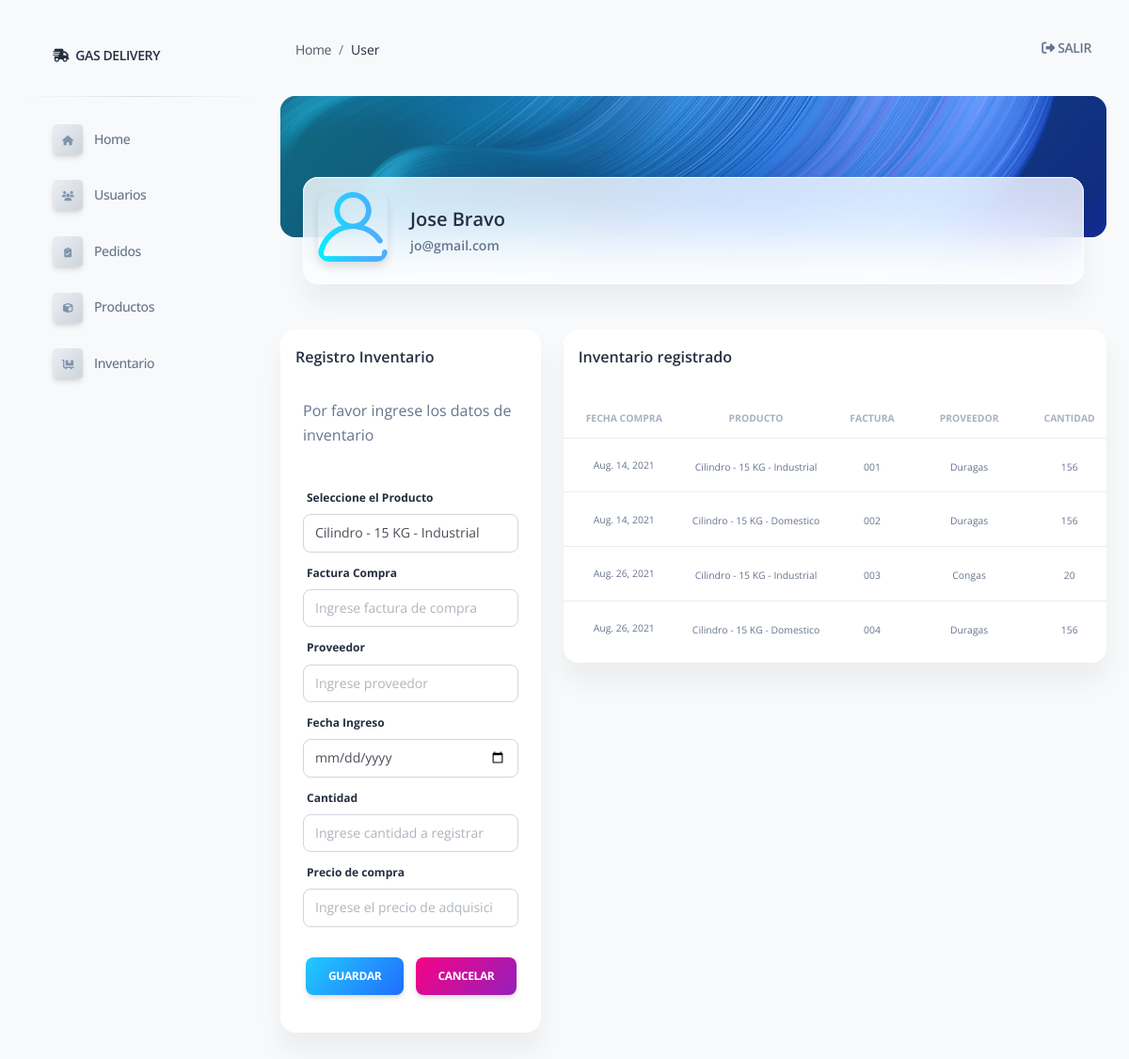
The page /user/gestion_bodega (signed in) on the database its author committed.
### gasbravo/models.py (models this page shows)
class User (models.Model):
    first_name = models.CharField(max_length=50)
    last_name = models.CharField(max_length=55)
    email = models.CharField(max_length=55)
    password = models.CharField(max_length=55)
    user_rol = models.ForeignKey(Rol, related_name="user_rol", on_delete=models.CASCADE)
    created_at = models.DateField(auto_now_add=True)
    updated_at = models.DateField(auto_now=True)
    objects = UserManager()

class Bodega (models.Model):
    prod_bod = models.ForeignKey(Producto, related_name="prod_bod", on_delete=models.CASCADE)
    factura = models.CharField(max_length=15)
    fecha_ingr = models.DateField(null=True)
    cantidad = models.IntegerField(default=0)
    precio_compra = models.DecimalField(max_digits=5, decimal_places=2, default=0.00, null=True)
    proveedor = models.CharField(max_length=250, null= True)
    created_at = models.DateField(auto_now_add=True)
    updated_at = models.DateField(auto_now=True)
    objects = BodegaManager()

class Producto (models.Model):
    nombre_prod = models.CharField(max_length=30)
    peso = models.CharField(max_length=2)
    tipo = models.CharField(max_length=25)
    color = models.CharField(max_length=25, null=True)
    precio_venta = models.DecimalField(
        max_digits=5, decimal_places=2, default=0.00, null=True)
    cantidad_stock = models.IntegerField(default=0)
    estado = models.BooleanField(default=True)
    created_at = models.DateField(auto_now_add=True)
    updated_at = models.DateField(auto_now=True)
    objects = ProductoManager()

### gasbravo/views.py (the view)
# urls.py: path('user/gestion_bodega',views.gest_bod),
def gest_bod(request):
    if 'logged_user' not in request.session:
        messages.error(request, "Please register or please log in first")
        return redirect('/')
    context = {
        'logged_user' : User.objects.get(id=request.session['logged_user']),
        'google_api_key': settings.GOOGLE_API_KEY,
        'all_bod' : Bodega.objects.all(),
        'all_prod': Producto.objects.filter(estado =1),
    }
    return render(request, 'crearbod.html', context)

### gasbravo/templates/crearbod.html (shortened to what this page needs)
{% extends 'layouts/base.html' %} {% block title %} Gestion Inventario{% endblock title %}
{% block stylesheets %}{% endblock stylesheets %} {% block content %}
<div class="container-fluid">
    <div class="page-header min-height-150 border-radius-xl mt-4" style="background-image: url('/static/assets/img/curved-images/curved14.jpg'); background-position-y: 15%;">
        <span class="mask bg-gradient-info opacity-5"></span>
    </div>
    <div class="card card-body blur shadow-blur mx-4 mt-n6">
        <div class="row gx-4">
            <div class="col-auto">
                <div class="avatar avatar-xl position-relative">
                    <img src="/static/assets/img/usuario5.png" alt="avatar.png" class="w-100 border-radius-lg shadow-sm">
                </div>
            </div>
            <div class="col-auto my-auto">
                <div class="h-100">
                    <h5 class="mb-1">
                        {{logged_user.first_name}} {{logged_user.last_name}}
                    </h5>
                    <p class="mb-0 font-weight-bold text-sm">
                        {{logged_user.email}}
                    </p>
                </div>
            </div>
        </div>
    </div>
</div>
<div class="container-fluid py-4">
    <div class="row my-4">
        <div class="col-lg-4 col-md-6 mb-md-0">
            <div class="card mb-2">
                <div class="card-header pb-0 p-3">
                    <h6 class="mb-1">Registro Inventario</h6>
                </div>
                <div class=" col-md-12 d-flex flex-column">
                    <div class="card card-plain mt-1">
                        <div class="card-header pb-0 text-left bg-transparent">
                            {% if messages %}
                            <ul class="messages">
                                {% for message in messages%}
                                <li class="text-danger"><strong class="text-danger text-capitalize">{{message.tags}}:</strong> {{message}} {% endfor %}</li>
                            </ul>
                            {% else %} Por favor ingrese los datos de inventario{% endif %}
                        </div>
                        <div class="card-body">
                            <form role="form text-left" method="post" action="/user/create_bodega">
                                <label for="prod_bod" class="form-label">Seleccione el Producto</label>
                                <div class="mb-2">
                                    <select class="form-control" name="prod_bod" id="prod_bod">
                                     {% for prod in all_prod %}
                                     <option value={{prod.id}}>{{prod.nombre_prod}} - {{prod.peso}} - {{prod.tipo}}</option>
                                     {% endfor %}
                                     </select>
                                </div>
                                <label for="factura" class="form-label">Factura Compra</label>
                                <div class="mb-2">
                                    <input type="text" class="form-control" name="factura" placeholder="Ingrese factura de compra" required>
                                </div>
                                <label for="proveedor" class="form-label">Proveedor</label>
                                <div class="mb-2">
                                    <input type="text" class="form-control" name="proveedor" placeholder="Ingrese proveedor" required>
                                </div>
                                <label for="fecha_ingr" class="form-label">Fecha Ingreso</label>
                                <div class="mb-2">
                                    <input type="date" class="form-control" name="fecha_ingr" placeholder="Ingrese fecha ingreso al inventario" required>
                                </div>
                                <label for="cantidad" class="form-label">Cantidad</label>
                                <div class="mb-2">
                                    <input type="number" class="form-control" name="cantidad" min="1" placeholder="Ingrese cantidad a registrar" required>
                                </div>
                                <label for="precio_compra" class="form-label">Precio de compra</label>
                                <div class="mb-2">
                                    <input type="number" min="0" step="0.01" class="form-control" name="precio_compra" placeholder="Ingrese el precio de adquisición" required>
                                </div>
                                <div class="mb-3 row g-2 text-center">
                                    <div class="col-md">
                                        <button type="submit" name="save" class="btn bg-gradient-info mt-4 mb-0">Guardar</button>
                                    </div>
                                    <div class="col-md">
                                        <a href="/user/dashboard">
                                            <button type="button" class="btn bg-gradient-primary  mt-4 mb-0">Cancelar</button>
                                        </a>
                                    </div>
                                </div>
                            </form>
                        </div>
                    </div>
                </div>
            </div>
        </div>
        <div class="col-lg-8 col-md-6">
            <div class="card mb-2">
                <div class="card-header pb-0 p-3">
                    <div class="row">
                        <div class="col-lg-6 col-7">
                            <h6>Inventario registrado</h6>
                        </div>
                    </div>
                </div>
                <div class="card-body px-0 pb-2">
                    <div class="table-responsive">
                        <table class="table align-items-center mb-0">
                            <thead>
                                <tr>
                                    <th class="text-center text-uppercase text-secondary text-xxs font-weight-bolder opacity-7">Fecha Compra</th>
                                    <th class="text-center text-uppercase text-secondary text-xxs font-weight-bolder opacity-7">Producto</th>
                                    <th class="text-center text-uppercase text-secondary text-xxs font-weight-bolder opacity-7">Factura</th>
                                    <th class="text-center text-uppercase text-secondary text-xxs font-weight-bolder opacity-7">Proveedor</th>
                                    <th class="text-center text-uppercase text-secondary text-xxs font-weight-bolder opacity-7">Cantidad</th>
                                </tr>
                            </thead>
                            <tbody>
                                {% for bod in all_bod%}
                                <tr>
                                    <td class="align-middle text-center text-xxs">
                                        <span class="text-xxs ">{{bod.fecha_ingr}}</span>
                                    </td>
                                    <td class="align-middle text-center text-sm">
                                        <span class="text-xxs ">{{bod.prod_bod.nombre_prod}} - {{bod.prod_bod.peso}} - {{bod.prod_bod.tipo}} </span>
                                    </td>
                                    <td class="align-middle text-center text-sm">
                                        <span class="text-xxs"> {{bod.factura}} </span>
                                    </td>
                                    <td class="align-middle text-center text-sm">
                                        <span class="text-xxs">{{bod.proveedor}} </span>
                                    </td>
                                    <td class="align-middle text-center text-sm">
                                        <span class="text-xxs ">{{bod.cantidad}}</span>
                                    </td>
                                </tr>
                                {% endfor %}
                            </tbody>
                        </table>
                    </div>
                </div>
            </div>
        </div>
    </div>
</div>
{% endblock content %}

### rows shown on the page
User: first_name "Jose", last_name "Bravo", email "jo@gmail.com"
Bodega: fecha_ingr "Aug. 14, 2021", prod_bod.nombre_prod "Cilindro", prod_bod.peso "15 KG", prod_bod.tipo "Industrial", factura "001", proveedor "Duragas", cantidad "156"
Bodega: fecha_ingr "Aug. 14, 2021", prod_bod.nombre_prod "Cilindro", prod_bod.peso "15 KG", prod_bod.tipo "Domestico", factura "002", proveedor "Duragas", cantidad "156"
Bodega: fecha_ingr "Aug. 26, 2021", prod_bod.nombre_prod "Cilindro", prod_bod.peso "15 KG", prod_bod.tipo "Industrial", factura "003", proveedor "Congas", cantidad "20"
Bodega: fecha_ingr "Aug. 26, 2021", prod_bod.nombre_prod "Cilindro", prod_bod.peso "15 KG", prod_bod.tipo "Domestico", factura "004", proveedor "Duragas", cantidad "156"

### other values the page prints
form field prod_bod "Cilindro - 15 KG - Industrial"
